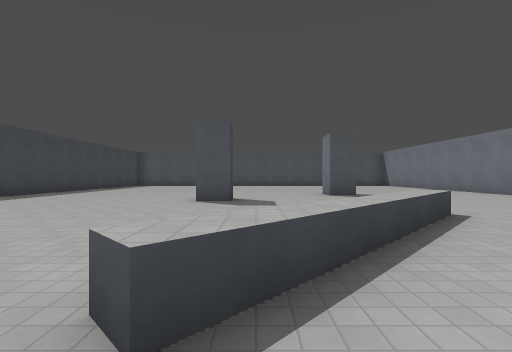
[1] (above)

16 first-person views from a walk through a Godot game level. The camera is 1.5 m above the floor, looks level and sees 85° across. The floor is counted in squares, 2.4 m on a side. Each view is taken from the middle of a square. On the plan, view 1 faces up. The plan holds only what a view shows up to about 9 squares ahead; the rest is blank. Characters and animated objects are left out. Surface patterns are stand-ins for the level's own textures.

[2]
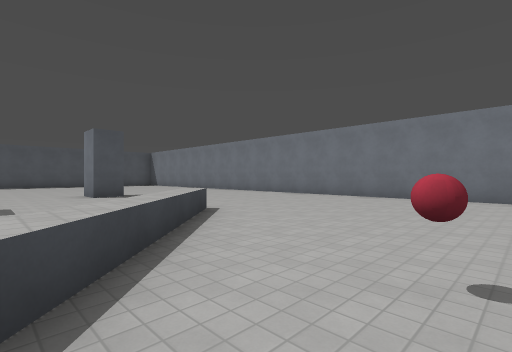

[3]
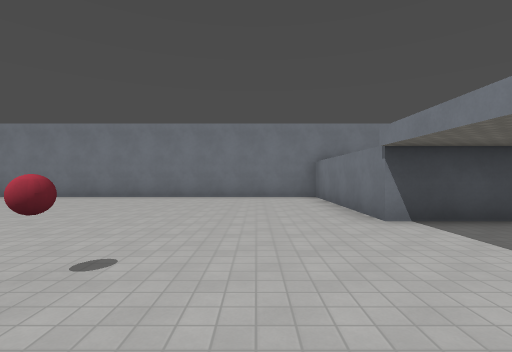

[4]
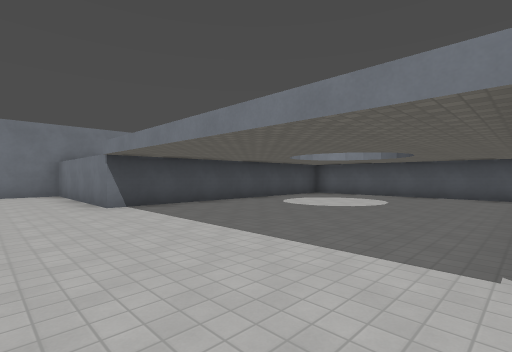

[5]
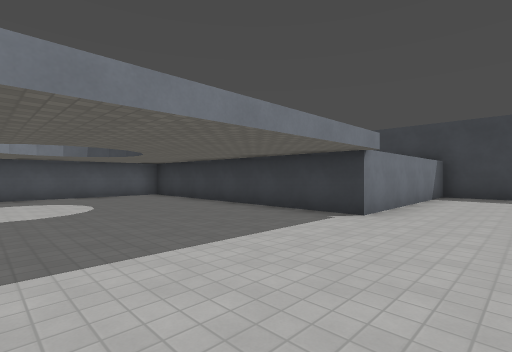

[6]
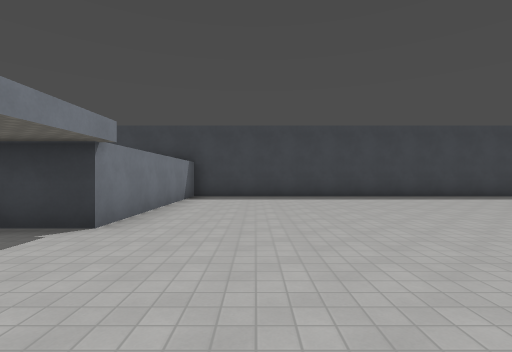

[7]
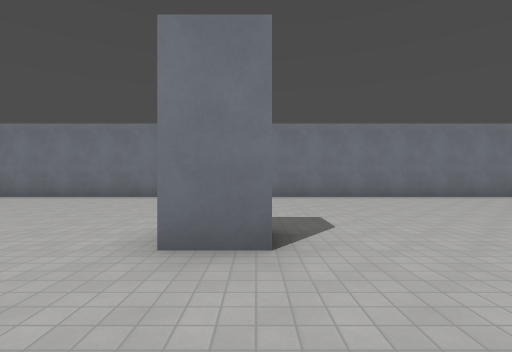

[8]
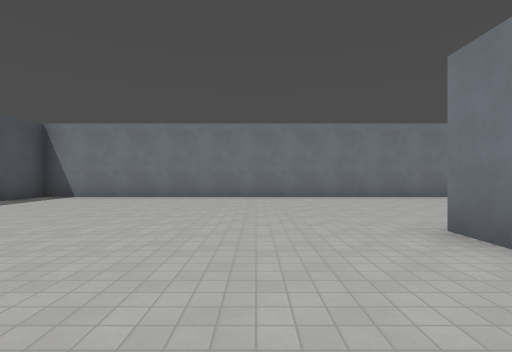

[9]
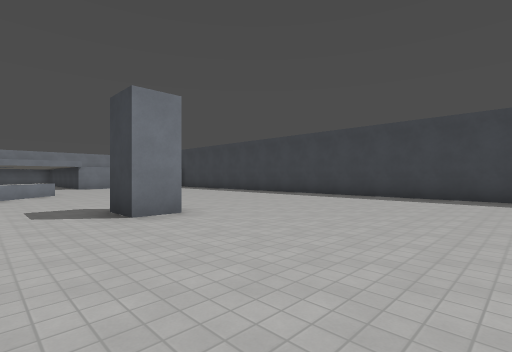

[10]
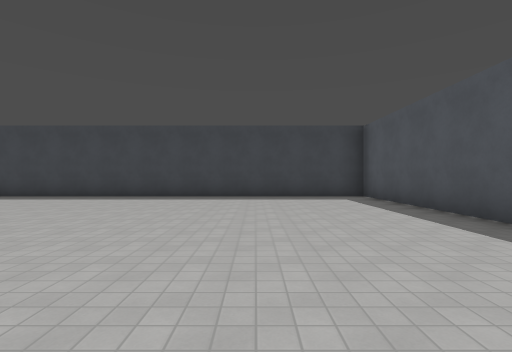

[11]
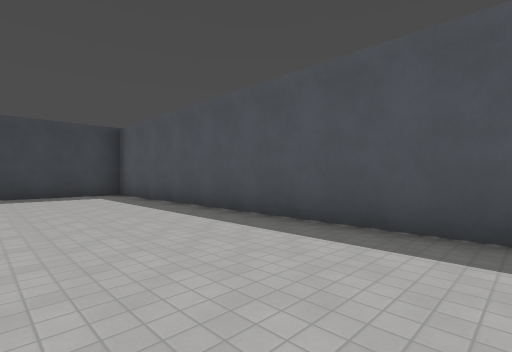

[12]
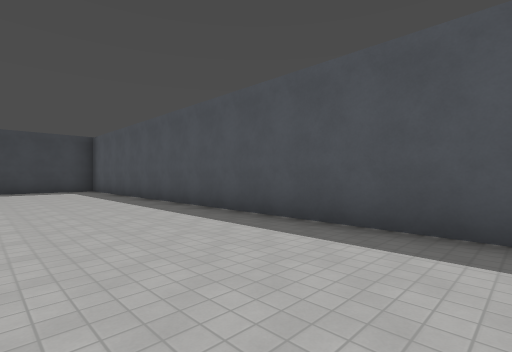

[13]
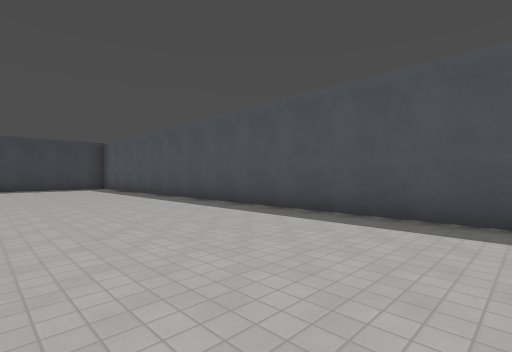

[14]
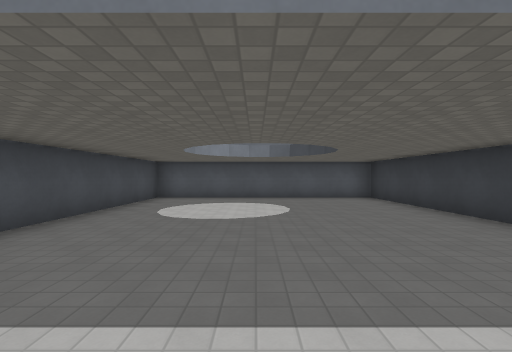

[15]
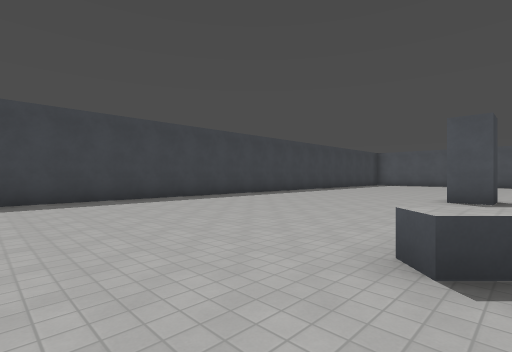

[16]
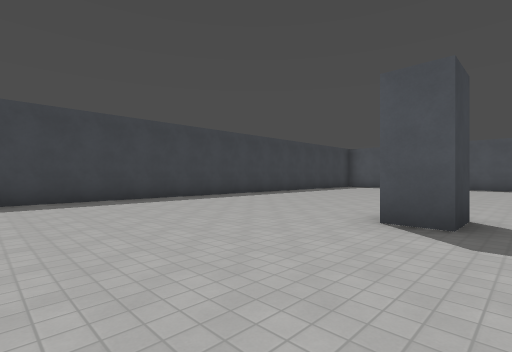

### Floor plan
Points are (right, up) in squares from view 1. A wall is a line through its corners. A room is listed if a view was taken in it or the views show most of it. See-through windows are left out.
Room 1 (views 1, 2, 3, 4, 5, 6, 7, 8, 9, 10, 11, 12, 13, 14, 15, 16)
walls: (-1.5, 7.8) (-0.6, 7.8) (-0.6, 6.8) (-1.5, 6.8); (3.2, 8.9) (2.3, 8.9) (2.3, 9.8) (3.2, 9.8); (-2.3, -2.9) (-2.3, -10.1) (3.9, -10.1) (3.9, -2.9) (8.3, -2.9) (8.3, 18.3) (-7.7, 18.3) (-7.7, -2.9) (-2.3, -2.9)
low walls: (3.2, 4.6) (-0.4, 0.9) (-0.8, 1.3) (0.7, 2.7)

Positions as (right, up) in squares from view 1, and headings:
1: (0, 0), facing up
2: (0, 0), facing up-right
3: (0, -1), facing right
4: (-2, -1), facing down-right
5: (2, -1), facing down-left
6: (1, -1), facing left
7: (0, 9), facing right
8: (0, 12), facing right
9: (1, 12), facing down-left
10: (1, 15), facing left
11: (2, 15), facing up-left
12: (5, 15), facing up-left
13: (7, 14), facing up-left
14: (1, -2), facing down
15: (0, -1), facing up-left
16: (0, 3), facing up-left
